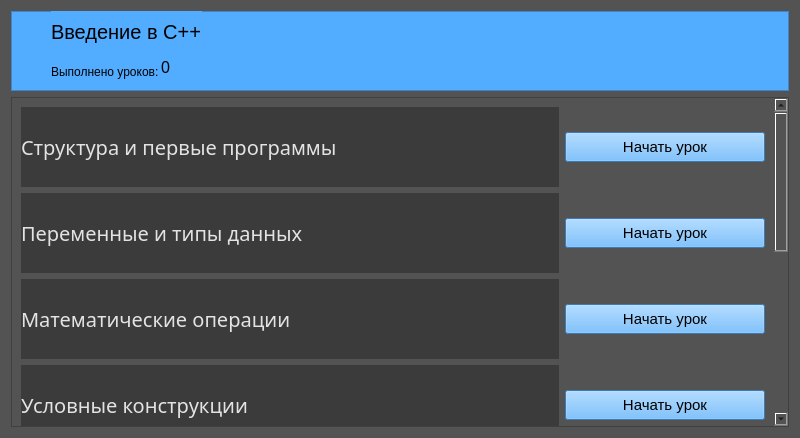
<?xml version="1.0" encoding="UTF-8"?>
<ui version="4.0">
 <class>Form</class>
 <widget class="QWidget" name="Form">
  <property name="geometry">
   <rect>
    <x>0</x>
    <y>0</y>
    <width>800</width>
    <height>438</height>
   </rect>
  </property>
  <property name="windowTitle">
   <string>Form</string>
  </property>
  <property name="styleSheet">
   <string notr="true">background-color: rgb(83, 83, 83);</string>
  </property>
  <layout class="QVBoxLayout" name="verticalLayout">
   <item>
    <widget class="QFrame" name="frame">
     <property name="minimumSize">
      <size>
       <width>100</width>
       <height>80</height>
      </size>
     </property>
     <property name="styleSheet">
      <string notr="true">background-color: rgb(82, 172, 255);</string>
     </property>
     <property name="frameShape">
      <enum>QFrame::StyledPanel</enum>
     </property>
     <property name="frameShadow">
      <enum>QFrame::Raised</enum>
     </property>
     <widget class="QLabel" name="label">
      <property name="geometry">
       <rect>
        <x>40</x>
        <y>0</y>
        <width>151</width>
        <height>41</height>
       </rect>
      </property>
      <property name="font">
       <font>
        <pointsize>15</pointsize>
       </font>
      </property>
      <property name="text">
       <string>Введение в С++</string>
      </property>
     </widget>
     <widget class="QLabel" name="label_2">
      <property name="geometry">
       <rect>
        <x>40</x>
        <y>50</y>
        <width>111</width>
        <height>21</height>
       </rect>
      </property>
      <property name="text">
       <string>Выполнено уроков:</string>
      </property>
     </widget>
     <widget class="QLabel" name="lessons_count">
      <property name="geometry">
       <rect>
        <x>150</x>
        <y>50</y>
        <width>47</width>
        <height>13</height>
       </rect>
      </property>
      <property name="font">
       <font>
        <pointsize>12</pointsize>
       </font>
      </property>
      <property name="text">
       <string>0</string>
      </property>
     </widget>
    </widget>
   </item>
   <item>
    <widget class="QScrollArea" name="scrollArea">
     <property name="maximumSize">
      <size>
       <width>16777215</width>
       <height>100000</height>
      </size>
     </property>
     <property name="widgetResizable">
      <bool>true</bool>
     </property>
     <widget class="QWidget" name="scrollAreaWidgetContents">
      <property name="geometry">
       <rect>
        <x>0</x>
        <y>0</y>
        <width>763</width>
        <height>718</height>
       </rect>
      </property>
      <layout class="QVBoxLayout" name="verticalLayout_3">
       <item>
        <layout class="QVBoxLayout" name="verticalLayout_2">
         <property name="sizeConstraint">
          <enum>QLayout::SetFixedSize</enum>
         </property>
         <item>
          <layout class="QHBoxLayout" name="horizontalLayout_2">
           <property name="sizeConstraint">
            <enum>QLayout::SetMaximumSize</enum>
           </property>
           <item>
            <widget class="QLabel" name="label_4">
             <property name="minimumSize">
              <size>
               <width>0</width>
               <height>80</height>
              </size>
             </property>
             <property name="font">
              <font>
               <family>Yu Gothic UI Semibold</family>
               <pointsize>15</pointsize>
              </font>
             </property>
             <property name="styleSheet">
              <string notr="true">background-color: rgb(59, 59, 59);</string>
             </property>
             <property name="text">
              <string>&lt;html&gt;&lt;head/&gt;&lt;body&gt;&lt;p&gt;&lt;span style=&quot; color:#e3e3e3;&quot;&gt;Структура и первые программы&lt;/span&gt;&lt;/p&gt;&lt;/body&gt;&lt;/html&gt;</string>
             </property>
            </widget>
           </item>
           <item>
            <widget class="QPushButton" name="btn1">
             <property name="minimumSize">
              <size>
               <width>0</width>
               <height>30</height>
              </size>
             </property>
             <property name="maximumSize">
              <size>
               <width>200</width>
               <height>16777215</height>
              </size>
             </property>
             <property name="font">
              <font>
               <pointsize>11</pointsize>
              </font>
             </property>
             <property name="autoFillBackground">
              <bool>false</bool>
             </property>
             <property name="styleSheet">
              <string notr="true">background-color: rgb(82, 172, 255);</string>
             </property>
             <property name="text">
              <string>Начать урок</string>
             </property>
            </widget>
           </item>
          </layout>
         </item>
         <item>
          <layout class="QHBoxLayout" name="horizontalLayout_8">
           <item>
            <widget class="QLabel" name="label_5">
             <property name="minimumSize">
              <size>
               <width>0</width>
               <height>80</height>
              </size>
             </property>
             <property name="font">
              <font>
               <family>Yu Gothic UI Semibold</family>
               <pointsize>15</pointsize>
              </font>
             </property>
             <property name="styleSheet">
              <string notr="true">background-color: rgb(59, 59, 59);</string>
             </property>
             <property name="text">
              <string>&lt;html&gt;&lt;head/&gt;&lt;body&gt;&lt;p&gt;&lt;span style=&quot; color:#e3e3e3;&quot;&gt;Переменные и типы данных&lt;/span&gt;&lt;/p&gt;&lt;/body&gt;&lt;/html&gt;</string>
             </property>
            </widget>
           </item>
           <item>
            <widget class="QPushButton" name="btn2">
             <property name="minimumSize">
              <size>
               <width>0</width>
               <height>30</height>
              </size>
             </property>
             <property name="maximumSize">
              <size>
               <width>200</width>
               <height>16777215</height>
              </size>
             </property>
             <property name="font">
              <font>
               <pointsize>11</pointsize>
              </font>
             </property>
             <property name="styleSheet">
              <string notr="true">background-color: rgb(82, 172, 255);</string>
             </property>
             <property name="text">
              <string>Начать урок</string>
             </property>
            </widget>
           </item>
          </layout>
         </item>
         <item>
          <layout class="QHBoxLayout" name="horizontalLayout_7">
           <item>
            <widget class="QLabel" name="label_6">
             <property name="minimumSize">
              <size>
               <width>0</width>
               <height>80</height>
              </size>
             </property>
             <property name="font">
              <font>
               <family>Yu Gothic UI Semibold</family>
               <pointsize>15</pointsize>
              </font>
             </property>
             <property name="styleSheet">
              <string notr="true">background-color: rgb(59, 59, 59);</string>
             </property>
             <property name="text">
              <string>&lt;html&gt;&lt;head/&gt;&lt;body&gt;&lt;p&gt;&lt;span style=&quot; color:#e3e3e3;&quot;&gt;Математические операции&lt;/span&gt;&lt;/p&gt;&lt;/body&gt;&lt;/html&gt;</string>
             </property>
            </widget>
           </item>
           <item>
            <widget class="QPushButton" name="btn3">
             <property name="minimumSize">
              <size>
               <width>0</width>
               <height>30</height>
              </size>
             </property>
             <property name="maximumSize">
              <size>
               <width>200</width>
               <height>16777215</height>
              </size>
             </property>
             <property name="font">
              <font>
               <pointsize>11</pointsize>
              </font>
             </property>
             <property name="styleSheet">
              <string notr="true">background-color: rgb(82, 172, 255);</string>
             </property>
             <property name="text">
              <string>Начать урок</string>
             </property>
            </widget>
           </item>
          </layout>
         </item>
         <item>
          <layout class="QHBoxLayout" name="horizontalLayout_6">
           <item>
            <widget class="QLabel" name="label_7">
             <property name="minimumSize">
              <size>
               <width>0</width>
               <height>80</height>
              </size>
             </property>
             <property name="font">
              <font>
               <family>Yu Gothic UI Semibold</family>
               <pointsize>15</pointsize>
              </font>
             </property>
             <property name="styleSheet">
              <string notr="true">background-color: rgb(59, 59, 59);</string>
             </property>
             <property name="text">
              <string>&lt;html&gt;&lt;head/&gt;&lt;body&gt;&lt;p&gt;&lt;span style=&quot; color:#e3e3e3;&quot;&gt;Условные конструкции&lt;/span&gt;&lt;/p&gt;&lt;/body&gt;&lt;/html&gt;</string>
             </property>
            </widget>
           </item>
           <item>
            <widget class="QPushButton" name="btn4">
             <property name="minimumSize">
              <size>
               <width>0</width>
               <height>30</height>
              </size>
             </property>
             <property name="maximumSize">
              <size>
               <width>200</width>
               <height>16777215</height>
              </size>
             </property>
             <property name="font">
              <font>
               <pointsize>11</pointsize>
              </font>
             </property>
             <property name="styleSheet">
              <string notr="true">background-color: rgb(82, 172, 255);</string>
             </property>
             <property name="text">
              <string>Начать урок</string>
             </property>
            </widget>
           </item>
          </layout>
         </item>
         <item>
          <layout class="QHBoxLayout" name="horizontalLayout_5" stretch="0,0">
           <property name="spacing">
            <number>6</number>
           </property>
           <property name="sizeConstraint">
            <enum>QLayout::SetMaximumSize</enum>
           </property>
           <property name="leftMargin">
            <number>0</number>
           </property>
           <property name="topMargin">
            <number>0</number>
           </property>
           <property name="rightMargin">
            <number>0</number>
           </property>
           <property name="bottomMargin">
            <number>0</number>
           </property>
           <item>
            <widget class="QLabel" name="label_8">
             <property name="minimumSize">
              <size>
               <width>0</width>
               <height>80</height>
              </size>
             </property>
             <property name="font">
              <font>
               <family>Yu Gothic UI Semibold</family>
               <pointsize>15</pointsize>
              </font>
             </property>
             <property name="styleSheet">
              <string notr="true">background-color: rgb(59, 59, 59);</string>
             </property>
             <property name="text">
              <string>&lt;html&gt;&lt;head/&gt;&lt;body&gt;&lt;p&gt;&lt;span style=&quot; color:#e3e3e3;&quot;&gt;Конструкция SWITCH&lt;/span&gt;&lt;/p&gt;&lt;/body&gt;&lt;/html&gt;</string>
             </property>
            </widget>
           </item>
           <item>
            <widget class="QPushButton" name="btn5">
             <property name="minimumSize">
              <size>
               <width>0</width>
               <height>30</height>
              </size>
             </property>
             <property name="maximumSize">
              <size>
               <width>200</width>
               <height>16777215</height>
              </size>
             </property>
             <property name="font">
              <font>
               <pointsize>11</pointsize>
              </font>
             </property>
             <property name="styleSheet">
              <string notr="true">background-color: rgb(82, 172, 255);</string>
             </property>
             <property name="text">
              <string>Начать урок</string>
             </property>
            </widget>
           </item>
          </layout>
         </item>
         <item>
          <layout class="QHBoxLayout" name="horizontalLayout_4">
           <property name="sizeConstraint">
            <enum>QLayout::SetMaximumSize</enum>
           </property>
           <item>
            <widget class="QLabel" name="label_9">
             <property name="minimumSize">
              <size>
               <width>0</width>
               <height>80</height>
              </size>
             </property>
             <property name="font">
              <font>
               <family>Yu Gothic UI Semibold</family>
               <pointsize>15</pointsize>
              </font>
             </property>
             <property name="styleSheet">
              <string notr="true">background-color: rgb(59, 59, 59);</string>
             </property>
             <property name="text">
              <string>&lt;html&gt;&lt;head/&gt;&lt;body&gt;&lt;p&gt;&lt;span style=&quot; color:#e3e3e3;&quot;&gt;Циклы while&lt;/span&gt;&lt;/p&gt;&lt;/body&gt;&lt;/html&gt;</string>
             </property>
            </widget>
           </item>
           <item>
            <widget class="QPushButton" name="btn6">
             <property name="minimumSize">
              <size>
               <width>0</width>
               <height>30</height>
              </size>
             </property>
             <property name="maximumSize">
              <size>
               <width>200</width>
               <height>16777215</height>
              </size>
             </property>
             <property name="font">
              <font>
               <pointsize>11</pointsize>
              </font>
             </property>
             <property name="styleSheet">
              <string notr="true">background-color: rgb(82, 172, 255);</string>
             </property>
             <property name="text">
              <string>Начать урок</string>
             </property>
            </widget>
           </item>
          </layout>
         </item>
         <item>
          <layout class="QHBoxLayout" name="horizontalLayout_3">
           <property name="sizeConstraint">
            <enum>QLayout::SetMaximumSize</enum>
           </property>
           <item>
            <widget class="QLabel" name="label_10">
             <property name="minimumSize">
              <size>
               <width>0</width>
               <height>80</height>
              </size>
             </property>
             <property name="font">
              <font>
               <family>Yu Gothic UI Semibold</family>
               <pointsize>15</pointsize>
              </font>
             </property>
             <property name="styleSheet">
              <string notr="true">background-color: rgb(59, 59, 59);</string>
             </property>
             <property name="text">
              <string>&lt;html&gt;&lt;head/&gt;&lt;body&gt;&lt;p&gt;&lt;span style=&quot; color:#e3e3e3;&quot;&gt;Циклы for&lt;/span&gt;&lt;/p&gt;&lt;/body&gt;&lt;/html&gt;</string>
             </property>
            </widget>
           </item>
           <item>
            <widget class="QPushButton" name="btn7">
             <property name="minimumSize">
              <size>
               <width>0</width>
               <height>30</height>
              </size>
             </property>
             <property name="maximumSize">
              <size>
               <width>200</width>
               <height>16777215</height>
              </size>
             </property>
             <property name="font">
              <font>
               <pointsize>11</pointsize>
              </font>
             </property>
             <property name="styleSheet">
              <string notr="true">background-color: rgb(82, 172, 255);</string>
             </property>
             <property name="text">
              <string>Начать урок</string>
             </property>
            </widget>
           </item>
          </layout>
         </item>
         <item>
          <layout class="QHBoxLayout" name="horizontalLayout">
           <property name="sizeConstraint">
            <enum>QLayout::SetMaximumSize</enum>
           </property>
           <item>
            <widget class="QLabel" name="label_11">
             <property name="minimumSize">
              <size>
               <width>0</width>
               <height>80</height>
              </size>
             </property>
             <property name="font">
              <font>
               <family>Yu Gothic UI Semibold</family>
               <pointsize>15</pointsize>
              </font>
             </property>
             <property name="styleSheet">
              <string notr="true">background-color: rgb(59, 59, 59);</string>
             </property>
             <property name="text">
              <string>&lt;html&gt;&lt;head/&gt;&lt;body&gt;&lt;p&gt;&lt;span style=&quot; color:#d3d3d3;&quot;&gt;Контрольная точка&lt;/span&gt;&lt;/p&gt;&lt;/body&gt;&lt;/html&gt;</string>
             </property>
            </widget>
           </item>
           <item>
            <widget class="QPushButton" name="btn8">
             <property name="minimumSize">
              <size>
               <width>0</width>
               <height>30</height>
              </size>
             </property>
             <property name="maximumSize">
              <size>
               <width>200</width>
               <height>16777215</height>
              </size>
             </property>
             <property name="font">
              <font>
               <pointsize>11</pointsize>
              </font>
             </property>
             <property name="styleSheet">
              <string notr="true">background-color: rgb(82, 172, 255);</string>
             </property>
             <property name="text">
              <string>Начать урок</string>
             </property>
            </widget>
           </item>
          </layout>
         </item>
        </layout>
       </item>
      </layout>
     </widget>
    </widget>
   </item>
  </layout>
 </widget>
 <resources/>
 <connections/>
</ui>
